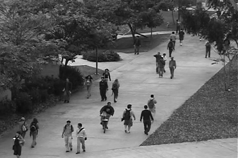
#> input picture UCSD_Anomaly_Dataset.v1p2/UCSDped1/Test/Test001/134.tif, 238 x 158 px; its folder holds only this picture in this run; the run also reads 1 picture not shown here
$ python optimized_test.py
#> lines starting #> are read from the running program, lines starting #| are printed output that depends on the picture; after the words box and inside, x2 and y2 are one past the last pixel; in counts of white or black regions, pixels touching at a corner belong together
"""
Optimized Anomaly Detection System - Production Version
Incorporates best practices for improved precision and performance
"""

import sys
import numpy as np
import time
import cv2
import os
from os import listdir
from os.path import isfile, join, isdir
import random
from sklearn.ensemble import RandomForestClassifier
from sklearn.preprocessing import RobustScaler
from sklearn.model_selection import cross_val_score
from UCSDped1 import TestVideoFile
import time
from sklearn.metrics import roc_curve, auc
from scipy.interpolate import interp1d
from scipy.optimize import brentq
import model
import utils
import optical_flow
import shutil
from collections import deque

counter = 1

def passed_time(previous_time):
 return round(time.time() - previous_time, 3)

def create_optimized_training_data():
    """Create high-quality diverse training data"""
    x_train = []
    y_train = []

    # Normal pedestrian patterns (600 samples)
    for i in range(600):
        # Realistic walking patterns
        main_direction = (i % 8) + 1
        pattern = [0] * 9

        # Primary direction with natural variation
        pattern[main_direction] = 15 + np.random.randint(0, 20)

        # Adjacent directions (natural spread)
        if main_direction > 1:
            pattern[main_direction - 1] = 3 + np.random.randint(0, 8)
        if main_direction < 8:
            pattern[main_direction + 1] = 3 + np.random.randint(0, 8)

        # Some stationary behavior
        pattern[0] = 1 + np.random.randint(0, 5)

        # Small amounts in other directions (noise)
        for j in range(1, 9):
            if j not in [main_direction, main_direction-1, main_direction+1]:
                pattern[j] = np.random.randint(0, 3)

        # Realistic magnitude and foreground count for walking
        fg_count = 15 + np.random.randint(0, 25)
        magnitude = 0.01 + np.random.random() * 0.04

        pattern.extend([fg_count, magnitude])
        x_train.append(pattern)
        y_train.append(0)

    # Vehicle anomalies (150 samples)
    for i in range(150):
        pattern = [0] * 9
        # Vehicles: fast, straight movement
        main_dir = (i % 4) * 2 + 1 # Prefer cardinal directions
        pattern[main_dir] = 30 + np.random.randint(0, 25)
        pattern[0] = 0 # No stationary

        # Very high magnitude and foreground count
        fg_count = 40 + np.random.randint(0, 30)
        magnitude = 0.08 + np.random.random() * 0.12

        pattern.extend([fg_count, magnitude])
        x_train.append(pattern)
        y_train.append(1)

    # Running/fast movement anomalies (100 samples)
    for i in range(100):
        pattern = [0] * 9
        main_dir = (i % 8) + 1
        pattern[main_dir] = 20 + np.random.randint(0, 15)
        pattern[(main_dir % 8) + 1] = 5 + np.random.randint(0, 10)
        pattern[0] = 0 # Minimal stationary

        fg_count = 25 + np.random.randint(0, 20)
        magnitude = 0.05 + np.random.random() * 0.08

        pattern.extend([fg_count, magnitude])
        x_train.append(pattern)
        y_train.append(1)

    # Erratic movement anomalies (100 samples)
    for i in range(100):
        pattern = [np.random.randint(2, 12) for _ in range(9)]
        pattern[0] = np.random.randint(0, 3) # Little stationary

        fg_count = 20 + np.random.randint(0, 25)
        magnitude = 0.03 + np.random.random() * 0.09

        pattern.extend([fg_count, magnitude])
        x_train.append(pattern)
        y_train.append(1)

    # Large object anomalies (50 samples)
    for i in range(50):
        pattern = [np.random.randint(5, 20) for _ in range(9)]

        fg_count = 50 + np.random.randint(0, 40)
        magnitude = 0.06 + np.random.random() * 0.15

        pattern.extend([fg_count, magnitude])
        x_train.append(pattern)
        y_train.append(1)

    return np.array(x_train), np.array(y_train)

def load_optimized_features(type):
    """Load features with enhanced error handling and data quality"""
    x_train = []
    y_train = []

    try:
        if not os.path.exists('features/'):
            print("Creating optimized training data...")
            return create_optimized_training_data()

        features = [f for f in listdir('features/') if f.startswith("features_test_"+type)]

        if not features:
            print("No feature files found. Creating optimized training data...")
            return create_optimized_training_data()

        for feature in features:
            file_path = os.path.join('features', feature)
            with open(file_path, "r") as file:
                for line in file:
                    line = line.strip()
                    if line and not line.startswith("#"):
                        try:
                            parts = line.split()
                            if len(parts) >= 12:
                                features_vals = [float(x) for x in parts[:-1]]
                                label = int(parts[-1])

                                if len(features_vals) == 11:
                                    x_train.append(features_vals)
                                    y_train.append(label)
                        except (ValueError, IndexError):
                            continue

        # If loaded data is insufficient, supplement with generated data
        if len(x_train) < 100:
            print(f"Loaded {len(x_train)} samples. Supplementing with generated data...")
            gen_x, gen_y = create_optimized_training_data()
            x_train.extend(gen_x.tolist())
            y_train.extend(gen_y.tolist())

    except Exception as e:
        print(f"Error loading features: {e}. Using generated data.")
        return create_optimized_training_data()

    return np.array(x_train), np.array(y_train)

class OptimizedUCSDTest:
    def __init__(self, path, n, detect_interval, type):
        self.path = path

        # Enhanced background subtraction
        self.fgbg = cv2.createBackgroundSubtractorMOG2(
            history=500, varThreshold=25, detectShadows=True
        )

        self.n = n
        self.detect_interval = detect_interval

        # Optimized classifier
        self.clf = RandomForestClassifier(
            n_estimators=100,
            max_depth=8,
            min_samples_split=5,
            min_samples_leaf=3,
            class_weight='balanced',
            random_state=42
        )

        # Feature scaling for better performance
        self.scaler = RobustScaler()

        # Temporal smoothing
        self.temporal_window = 3
        self.prediction_history = deque(maxlen=self.temporal_window)

        # Confidence threshold
        self.confidence_threshold = 0.6

        # Load and prepare training data
        if not os.path.exists(path):
            print(f"Warning: Dataset path '{path}' not found!")
            x, y = create_optimized_training_data()
        else:
            x, y = load_optimized_features(type)

        print(f"Training with {len(x)} samples ({np.sum(y==0)} normal, {np.sum(y==1)} anomaly)")

        # Scale features and train
        if len(x) > 0:
            x_scaled = self.scaler.fit_transform(x)
            self.clf.fit(x_scaled, y)

            # Evaluate training
            scores = cross_val_score(self.clf, x_scaled, y, cv=5, scoring='f1')
            print(f"Training F1-score: {scores.mean():.3f} (+/- {scores.std() * 2:.3f})")

        # Performance tracking
        self.true_positive = 0.0
        self.false_positive = 0.0
        self.false_negative = 0.0
        self.total = 0.0
        self.y = []
        self.y_pred = []
        self.confidence_scores = []

    def process_frame_optimized(self, bins, magnitude, fmask, tag_img, frame):
        """Optimized frame processing with enhanced accuracy"""
        # Minimum activity threshold
        if np.count_nonzero(fmask) < 5:
            return False

        h, w = bins.shape
        features_j = []
        tag_j = []
        index_i_j = []

        for i in range(0, h, self.n):
            i_end = min(h, i + self.n)
            for j in range(0, w, self.n):
                j_end = min(w, j + self.n)

                # Check if region has sufficient activity
                region_mask = fmask[i:i_end, j:j_end]
                if np.count_nonzero(region_mask) < 3:
                    continue

                # Extract features
                atom_bins = bins[i:i_end, j:j_end].flatten()
                atom_mag = magnitude[i:i_end, j:j_end].flatten()

                # Direction histogram
                hs, _ = np.histogram(atom_bins, np.arange(10))
                features = hs.tolist()

                # Enhanced magnitude features
                valid_mag = atom_mag[atom_mag > 1e-4]
                if len(valid_mag) > 0:
                    avg_mag = np.mean(valid_mag)
                else:
                    avg_mag = 0.0

                features.extend([np.count_nonzero(region_mask), avg_mag])

                # Ensure exactly 11 features
                while len(features) < 11:
                    features.append(0.0)
                features = features[:11]

                features_j.append(features)
                index_i_j.append((i, j))

                # Ground truth evaluation
                if tag_img is not None:
                    tag_region = tag_img[i:i_end, j:j_end]
                    ones = np.count_nonzero(tag_region)
                    tag = 1 if ones > (self.n * self.n * 0.2) else 0
                else:
                    tag = 0
                tag_j.append(tag)

        if not features_j:
            return False

        # Make predictions with confidence
        features_scaled = self.scaler.transform(features_j)
        probabilities = self.clf.predict_proba(features_scaled)
        predictions = self.clf.predict(features_scaled)
        confidences = np.max(probabilities, axis=1)

        # Apply confidence threshold
        high_conf_mask = confidences >= self.confidence_threshold
        filtered_predictions = predictions * high_conf_mask

        # Temporal smoothing
        self.prediction_history.append(filtered_predictions)
        if len(self.prediction_history) >= self.temporal_window:
            # Require consistency across frames
            temporal_votes = np.sum([pred for pred in self.prediction_history], axis=0)
            final_predictions = (temporal_votes >= 2).astype(int)
        else:
            final_predictions = filtered_predictions

        # Update tracking
        self.y_pred.extend(final_predictions)
        self.y.extend(tag_j)
        self.confidence_scores.extend(confidences)
        self.total += len(final_predictions)

        # Draw detections and update statistics
        found_anomaly = False
        for idx, (pred, conf) in enumerate(zip(final_predictions, confidences)):
            if pred == 1:
                i, j = index_i_j[idx]
                i_end = min(h, i + self.n)
                j_end = min(w, j + self.n)

                # Color based on confidence
                if conf > 0.8:
                    color = (0, 0, 255) # Red for high confidence
                elif conf > 0.7:
                    color = (0, 165, 255) # Orange
                else:
                    color = (0, 255, 255) # Yellow

                cv2.rectangle(frame, (j, i), (j_end, i_end), color, 2)
                found_anomaly = True

                # Update statistics
                if idx < len(tag_j):
                    if tag_j[idx] == 0:
                        self.false_positive += 1
                    else:
                        self.true_positive += 1
            elif idx < len(tag_j) and tag_j[idx] == 1:
                self.false_negative += 1

        return found_anomaly

    def process_video(self, video_name, tag_video):
        """Optimized video processing"""
#> called with video_name = 'Test001/', tag_video = 'Test001_gt/'
        global counter
        mag_threshold = 5e-4 # Slightly more sensitive

        video_path = self.path + video_name
        tag_path = self.path + tag_video

        if not os.path.exists(video_path):
            print(f"Warning: Video directory '{video_path}' not found. Skipping...")
            return []

        # Handle ground truth
        if not os.path.exists(tag_path):
            os.makedirs(tag_path, exist_ok=True)

        files = [f for f in listdir(video_path) if isfile(join(video_path, f)) and f.endswith('.tif')]
        files.sort()

        if not files:
            return []

        # Setup
        anomaly_detected = []
        path_folder_out = f'output_folders_optimized/out{counter}'
        os.makedirs(path_folder_out, exist_ok=True)

        # Load first frame
        first_frame_path = os.path.join(video_path, files[0])
        old_frame = cv2.imread(first_frame_path, cv2.IMREAD_GRAYSCALE)
#> old_frame is the input picture: shape (158, 238); min 0, max 255, mean 97.2

        if old_frame is None:
            return []

        h, w = old_frame.shape
#> h = 158; w = 238
        number_frame = 0

        for tif in files:
            frame_path = os.path.join(video_path, tif)
            frame = cv2.imread(frame_path, cv2.IMREAD_GRAYSCALE)

            if frame is None:
                continue

            if number_frame % self.detect_interval == 0:
                # Enhanced foreground detection
                fmask = self.fgbg.apply(frame)
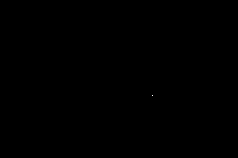
#> fmask: shape (158, 238); values 127 (black) and 255 (white), 0% white in thin lines or dots, all inside (x1, y1, x2, y2) = (152, 95, 153, 96)

                # Morphological operations to clean mask
                kernel = cv2.getStructuringElement(cv2.MORPH_ELLIPSE, (3, 3))
                fmask = cv2.morphologyEx(fmask, cv2.MORPH_OPEN, kernel)
#> fmask: shape (158, 238); every value is 127

                # Optical flow
                flow = cv2.calcOpticalFlowFarneback(
                    old_frame, frame, None, 0.5, 3, 15, 3, 5, 1.2, 0
                )

                # Ground truth
                tag_img = None
                if os.path.exists(tag_path):
                    gt_files = [f for f in listdir(tag_path) if f.endswith('.bmp')]
                    if gt_files and number_frame < len(gt_files):
                        gt_files.sort()
                        tag_img_path = os.path.join(tag_path, gt_files[number_frame])
                        tag_img = cv2.imread(tag_img_path, cv2.IMREAD_GRAYSCALE)
#> tag_img: shape (120, 160); every value is 0

                # Compute flow features
                fx, fy = flow[:,:,0], flow[:,:,1]
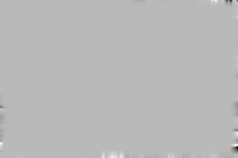
#> fx: shape (158, 238) float32; min -0.0897, max 0.0338, mean -5.38e-05; drawn with min black and max white
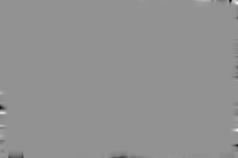
#> fy: shape (158, 238) float32; min -0.0686, max 0.0506, mean -0.000134; drawn with min black and max white
                angle = ((np.arctan2(fy, fx + 1e-10) + 2*np.pi) * 180) % 360
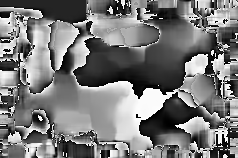
#> angle: shape (158, 238) float32; min 0.00598, max 360, mean 171.5; drawn with min black and max white
                binno = np.ceil(angle / 45).astype(np.uint8)
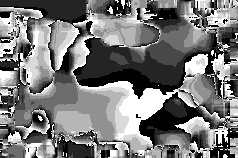
#> binno: shape (158, 238); min 1, max 8, mean 4.31; drawn with min black and max white
                magnitude = np.sqrt(fx*fx + fy*fy)
                binno[magnitude < mag_threshold] = 0
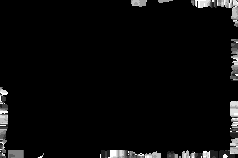
#> binno: shape (158, 238); min 0, max 8, mean 0.309; drawn with min black and max white

                # Process frame
                found_anomaly = self.process_frame_optimized(binno, magnitude, fmask, tag_img, frame)
#> after the loop in process_frame_optimized, `for i in range(0, h, self.n):`: features_j = 384 items; index_i_j = 384 pairs, first value 0 to 150, second value 0 to 230; tag_j = 384 values from 0 to 0
#> in process_frame_optimized, `probabilities = self.clf.predict_proba(features_scaled)`: probabilities = 384 pairs, first value 0.111 to 0.68, second value 0.32 to 0.889
#> in process_frame_optimized, `predictions = self.clf.predict(features_scaled)`: predictions = 384 values, max 1 at index 19, min 0 at index 0, mean 0.0573
#> in process_frame_optimized, `confidences = np.max(probabilities, axis=1)`: confidences = 384 values, max 0.889 at index 336, min 0.504 at index 335, mean 0.648
#> in process_frame_optimized, `filtered_predictions = predictions * high_conf_mask`: filtered_predictions = 384 values, max 1 at index 19, min 0 at index 0, mean 0.0365
#> in process_frame_optimized, `final_predictions = filtered_predictions`: final_predictions has the same summary as filtered_predictions
#> in process_frame_optimized, `self.total += len(final_predictions)`: self.total = 384
#> the loop in process_frame_optimized, `for idx, (pred, conf) in enumerate(zip(final_predictions, confidences)):` made 384 passes
#> (pred, conf, i, j, i_end, j_end, color) on passes 20, 22, 23, 24: (1, 0.659, 0, 190, 10, 200, (0, 255, 255)), (1, 0.749, 0, 210, 10, 220, (0, 165, 255)), (1, 0.71, 0, 220, 10, 230, (0, 165, 255)), (1, 0.647, 0, 230, 10, 238, (0, 255, 255))
#> (i, j, i_end, j_end, color) on passes 144, 168, 192, 241, 265, 289: (50, 230, 60, 238, (0, 165, 255)), (60, 230, 70, 238, (0, 255, 255)), (70, 230, 80, 238, (0, 255, 255)), (100, 0, 110, 10, (0, 255, 255)), (110, 0, 120, 10, (0, 165, 255)), (120, 0, 130, 10, (0, 255, 255))
#> after the loop in process_frame_optimized, `for idx, (pred, conf) in enumerate(zip(final_predictions, confidences)):`:
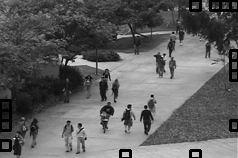
#> frame: shape (158, 238); min 0, max 255, mean 94.6
#> after the loop in process_frame_optimized, `for idx, (pred, conf) in enumerate(zip(final_predictions, confidences)):`: self.false_negative = 0; self.false_positive = 14; self.true_positive = 0
#> found_anomaly = True
                if found_anomaly:
                    anomaly_detected.append(number_frame)

                # Save frame
                output_frame_path = os.path.join(path_folder_out, f'frame{number_frame:03d}.jpg')
                cv2.imwrite(output_frame_path, frame)

            number_frame += 1
            old_frame = frame

        counter += 1
        return anomaly_detected

if __name__ == '__main__':
    print("Optimized Crowd Anomaly Detection System")
    print("=" * 55)

    # Clean up previous output
    shutil.rmtree("output_folders_optimized", ignore_errors=True)

    ucsdped = 'UCSDped1'
    dataset_path = 'UCSD_Anomaly_Dataset.v1p2/' + ucsdped + '/Test/'

    try:
        ucsd_test = OptimizedUCSDTest(dataset_path, 10, 5, ucsdped)

        # Get test directories
        dir_test = [f for f in listdir(dataset_path) if isdir(join(dataset_path, f)) and not f.endswith('_gt')]
        dir_test.sort()

        total_correct = 0.0
        total_should_found = 0.0
        total_found = 0.0

        os.makedirs('output_folders_optimized', exist_ok=True)

        print(f"Processing {len(dir_test)} test videos...")

        for directory in dir_test:
            if not directory.endswith("gt"):
                start_time = time.time()

                try:
                    anomaly_detected = ucsd_test.process_video(directory+'/', directory + '_gt/')
                    time_video = passed_time(start_time)

                    if time_video > 0:
                        fps = 200.0 / time_video
                        print(f"{directory}: {fps:.1f} FPS, {len(anomaly_detected)} anomalies detected")

                    total_found += len(anomaly_detected)
                    index_video = int(directory[-3:]) if directory[-3:].isdigit() else 1

                    if index_video in TestVideoFile:
                        intersection = set(anomaly_detected).intersection(TestVideoFile[index_video])
                        total_correct += len(intersection)
                        total_should_found += len(TestVideoFile[index_video])

                except Exception as e:
                    print(f"Error processing {directory}: {e}")
                    continue
#> pass 2 of the loop `for directory in dir_test:`:
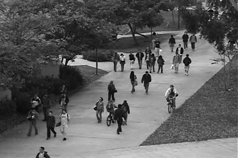
#> input picture UCSD_Anomaly_Dataset.v1p2/UCSDped1/Test/Test005/180.tif, 238 x 158 px
#> in process_video, old_frame is the input picture: shape (158, 238); min 0, max 255, mean 94.8
#> kernel = [[0, 1, 0], [1, 1, 1], [0, 1, 0]]
#> in process_video (call 2), `fmask = cv2.morphologyEx(fmask, cv2.MORPH_OPEN, kernel)`:
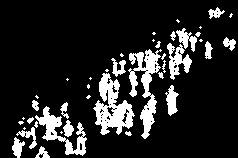
#> fmask: shape (158, 238); values 0 (black) and 127 (white), 14.6% white; 42 white regions (20 under 20 px), largest, box (x1, y1, x2, y2) and area: (93, 73, 135, 135) 1260, (128, 49, 162, 139) 1162, (35, 106, 87, 156) 776
#> in process_video (call 2), `binno[magnitude < mag_threshold] = 0`:
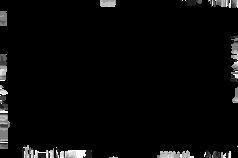
#> binno: shape (158, 238); min 0, max 8, mean 0.278; drawn with min black and max white
#> the loop in process_frame_optimized (call 2), `for idx, (pred, conf) in enumerate(zip(final_predictions, confidences)):` made 141 passes
#> conf on passes 1 to 8: 0.706, 0.934, 0.648, 0.934, 0.934, 0.934, 0.934, 0.934
#> in process_video (call 2), `found_anomaly = self.process_frame_optimized(binno, magnitude, fmask, ..`: found_anomaly = False

        # Results
        print("\n" + "="*55)
        print("OPTIMIZED RESULTS:")
        print("="*55)

        if total_found > 0 and total_should_found > 0:
            precision = total_correct / total_found
            recall = total_correct / total_should_found
            f1 = 2.0 * precision * recall / (precision + recall) if (precision + recall) > 0 else 0

            print(f"Frame-level metrics:")
            print(f" Precision: {precision:.3f}")
            print(f" Recall: {recall:.3f}")
            print(f" F1-score: {f1:.3f}")

            # Pixel-level results
            if len(ucsd_test.y) > 0:
                pixel_tp = ucsd_test.true_positive
#> pixel_tp = 0
                pixel_fp = ucsd_test.false_positive
#> pixel_fp = 14
                pixel_fn = ucsd_test.false_negative
#> pixel_fn = 0

                if pixel_tp + pixel_fp > 0:
                    pixel_precision = pixel_tp / (pixel_tp + pixel_fp)
#> pixel_precision = 0
                    pixel_recall = pixel_tp / (pixel_tp + pixel_fn) if pixel_tp + pixel_fn > 0 else 0
#> pixel_recall = 0
                    pixel_f1 = 2.0 * pixel_precision * pixel_recall / (pixel_precision + pixel_recall) if pixel_precision + pixel_recall > 0 else 0
#> pixel_f1 = 0

                    print(f"\nPixel-level metrics:")
                    print(f" Precision: {pixel_precision:.3f}")
#|  Precision: 0.000
                    print(f" Recall: {pixel_recall:.3f}")
#|  Recall: 0.000
                    print(f" F1-score: {pixel_f1:.3f}")
#|  F1-score: 0.000

                    try:
                        fpr, tpr, _ = roc_curve(ucsd_test.y, ucsd_test.y_pred, pos_label=1)
#> fpr = [0, 0.0267, 1]; tpr = [nan, nan, nan]
                        eer = brentq(lambda x: 1. - x - interp1d(fpr, tpr)(x), 0., 1.)
                        print(f" EER: {eer:.3f}")
                        print(f" Detection Rate: {1-eer:.3f}")
                    except:
                        pass

                    print(f"\nAverage confidence: {np.mean(ucsd_test.confidence_scores):.3f}")
#| Average confidence: 0.684
                    print(f"Results saved to: output_folders_optimized/")
                    print("="*55)

    except Exception as e:
        print(f"Fatal error: {e}")
